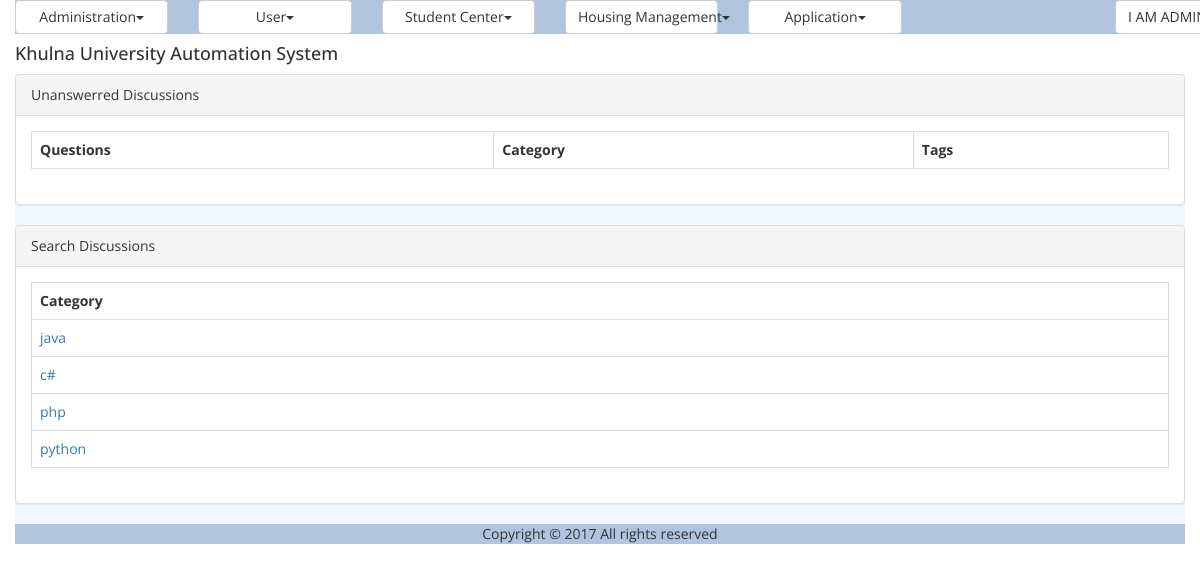
Screenshot of /discussion_unanswered.php (signed in) with the database file from the repository.
### tables this page shows
CREATE TABLE `tbl_discussion_category` (
  `ID` varchar(40) NOT NULL,
  `Name` varchar(40) NOT NULL
);

### util/class.util.php (called while the page is built, shortened)
<?php
class ConfigUtil implements I_DBConfig, I_LogConfig, I_LanguageConfig{
	public static $s_instance;
	private $_host;
	private $_username;
	private $_password;
	private $_database;
	public static function getInstance() {
		if(!self::$s_instance) {
			self::$s_instance = new self();
		}
		return self::$s_instance;
	}
	private function readConfig(){
		$this->_ini_array = parse_ini_file(CONFIG.'system.ini');
		$this->_host =	$this->_ini_array['db_host'];
		$this->_username = $this->_ini_array['db_username'];
		$this->_password = $this->_ini_array['db_password'];
		$this->_database = $this->_ini_array['db_database'];
	}
	public function getDBHost(){
		return $this->_host;
	}
	public function getDBUserName(){
		return $this->_username;
	}
	public function getDBPassword(){
		return $this->_password;
	}
	public function getDBName(){
		return $this->_database;
	}
}
class DBUtil implements I_DBUtil {
	private static $s_instance;
	private $_host;
	private $_username;
	private $_password;
	private $_database;
	protected $_connection;
	protected $_result;
	public static function getInstance() {
		if(!self::$s_instance) {
			self::$s_instance = new self();
		}
		return self::$s_instance;
	}
	private function readDBConfig(){
		$_config = ConfigUtil::getInstance();
		$this->_host = $_config->getDBHost();
		$this->_username = $_config->getDBUserName();
		$this->_password = $_config->getDBPassword();
		$this->_database = $_config->getDBName();
	}
	private function setConnection(){
		$this->_connection = new mysqli($this->_host, $this->_username,
			$this->_password, $this->_database);
	}
	public function doQuery($sql) {
		$this->_result = $this->_connection->query($sql) or die(mysqli_error($this->_result));
		return $this->_result;
	}
	public function getNumRows() {
		$this->_numRows = mysqli_num_rows($this->_result);
		return $this->_numRows;
	}
	public function getAllRows() {
		$rows = array();
		for($x = 0; $x < $this->getNumRows(); $x++) {
			$rows[] = mysqli_fetch_assoc($this->_result);
		}
		return $rows;
	}
}
class LogUtil{
	private static $s_instance;
	public static function getInstance(){
		if(!self::$s_instance) {
			self::$s_instance = new self();
		}
		return self::$s_instance;
	}
}
class LangUtil{
	private static $s_instance;
	public static function getInstance() {
		if(!self::$s_instance) {
			self::$s_instance = new self();
		}
		return self::$s_instance;
	}
}
?>

### modules/forum/ui/blade/view.unanswered.blade.php (called while the page is built, shortened)
<?php
include_once UTILITY.'class.util.php';
include_once MODULES_FORUM.'bao/class.unansweredbao.php';
$_UnansweredBAO = new UnansweredBAO();
?>

### modules/forum/bao/class.unansweredbao.php (called while the page is built, shortened)
<?php
include_once UTILITY.'class.util.php';
include_once MODULES_FORUM.'dao/class.unanswereddao.php';
Class UnansweredBAO{
	private $_UnansweredDAO;
	public function __construct(){
		$this->_UnansweredDAO = new UnansweredDAO();
	}
	public function getAllDiscussions(){
		$Result = $this->_UnansweredDAO->getAllDiscussions();
		return $Result;
	}
	public function getAllDiscussionCategorys(){
		$Result = $this->_UnansweredDAO->getAllDiscussionCategorys();
		return $Result;
	}
}
?>

### modules/forum/dao/class.unanswereddao.php (called while the page is built, shortened)
<?php
include_once COMMON.'class.common.php';
include_once COMMON.'class.common.forum.php';
include_once UTILITY.'class.util.php';
Class UnansweredDAO{
	private $_DB;
	public function __construct(){
		$this->_DB = DBUtil::getInstance();
	}
	public function getAllDiscussions(){
		$DiscussionList = array();
		$this->_DB->doQuery("SELECT * FROM tbl_discussion WHERE ID NOT IN (SELECT DiscussionID FROM tbl_discussion_comment)");
		$rows = $this->_DB->getAllRows();
		for($i = 0; $i < sizeof($rows); $i++) {
			$row = $rows[$i];
			$this->_Discussion = new Discussion();
		    $this->_Discussion->setID ( $row['ID']);
		    $this->_Discussion->setName( $row['Title'] );
		    $this->_Discussion->setCategory( $row['CategoryID'] );
		    $this->_Discussion->setDescription( $row['Description'] );
		    $this->_Discussion->setTag( $row['Tag'] );
		    $this->_Discussion->setCreationDate( $row['CreationDate'] );
		    $this->_Discussion->setCreator( $row['CreatorID'] );
		    $DiscussionList[]=$this->_Discussion;
		}
		$Result = new Result();
		$Result->setIsSuccess(1);
		$Result->setResultObject($DiscussionList);
		return $Result;
	}
	public function getAllDiscussionCategorys(){
		$DiscussionCategoryList = array();
		$this->_DB->doQuery("SELECT * FROM tbl_discussion_category");
		$rows = $this->_DB->getAllRows();
		for($i = 0; $i < sizeof($rows); $i++) {
			$row = $rows[$i];
			$this->_DiscussionCategory = new DiscussionCategory();
		    $this->_DiscussionCategory->setID ( $row['ID']);
		    $this->_DiscussionCategory->setName( $row['Name'] );
		    $DiscussionCategoryList[]=$this->_DiscussionCategory;
		}
		$Result = new Result();
		$Result->setIsSuccess(1);
		$Result->setResultObject($DiscussionCategoryList);
		return $Result;
	}
}
?>

### common/class.common.php (called while the page is built, shortened)
<?php
class Result{
    private $_IsSuccess=0;
    private $_ResultObject;
    public function setIsSuccess($IsSuccess){
        $this->_IsSuccess = $IsSuccess;
    }
    public function getIsSuccess(){
        return $this->_IsSuccess;
    }
    public function setResultObject($ResultObject){
        $this->_ResultObject = $ResultObject;
    }
    public function getResultObject(){
        return $this->_ResultObject;
    }
}
?>

### common/class.common.forum.php (called while the page is built, shortened)
<?php
class DiscussionCategory{
    private $_ID;
    private $_name;
    public function setID ( $ID ) {
        $this->_ID = $ID;
    }
    public function getID () {
        return $this->_ID;
    }
    public function setName ($Name){
        $this->_name = $Name;
    }
    public function getName(){
        return $this->_name;
    }
}
?>

### modules/forum/ui/view.unanswered.php (the view, shortened to what this page needs)
<?php
include_once 'blade/view.unanswered.blade.php';
include_once COMMON.'class.common.php';
?>
<div class="panel panel-default">
    <div class="panel-heading">Unanswerred Discussions</div>
    <div class="panel-body">
	<table class="table table-bordered">
	<?php
	$Result = $_UnansweredBAO->getAllDiscussions();
	if($Result->getIsSuccess()){
	?>
		<tr>
			<th>Questions</th>
			<th>Category</th>
			<th>Tags</th>
		</tr>
	    <?php
	}
	else{
		echo $Result->getResultObject();
	}
	?>
	</table>
	</div>
</div>
<div class="panel panel-default">
    <div class="panel-heading">Search Discussions</div>
    <div class="panel-body">
		<table class="table table-bordered">
			<tr><th>Category</th></tr>
			<tr><?php
				$Result = $_UnansweredBAO->getAllDiscussionCategorys();
				if($Result->getIsSuccess())
				{
					$DiscussionCategorys = $Result->getResultObject();
			        for ($i=0; $i < sizeof($DiscussionCategorys); $i++)
					{
						$DiscussionCategory = $DiscussionCategorys[$i];?>
						<tr><td><a href="search_discussion.php?Category=<?php echo $DiscussionCategory->getID(); ?>" onclick="return; "> <?php echo $DiscussionCategory->getName() ?> </a></td></tr>
					<?php
					}
				}
				?>
			</tr>
		</table>
	</div>
</div>

### resources/css/style.css (style rules this page uses)
table,td { border:solid #e9e9e9 1px; }

### rows the page displays
tbl_discussion_category: Name "java"
tbl_discussion_category: Name "c#"
tbl_discussion_category: Name "php"
tbl_discussion_category: Name "python"

### other values shown
$globalMenu[$i]->getTitle() "Administration User Student Center Housing Management Application"
$CurrentUser->getFirstName() "I AM"
